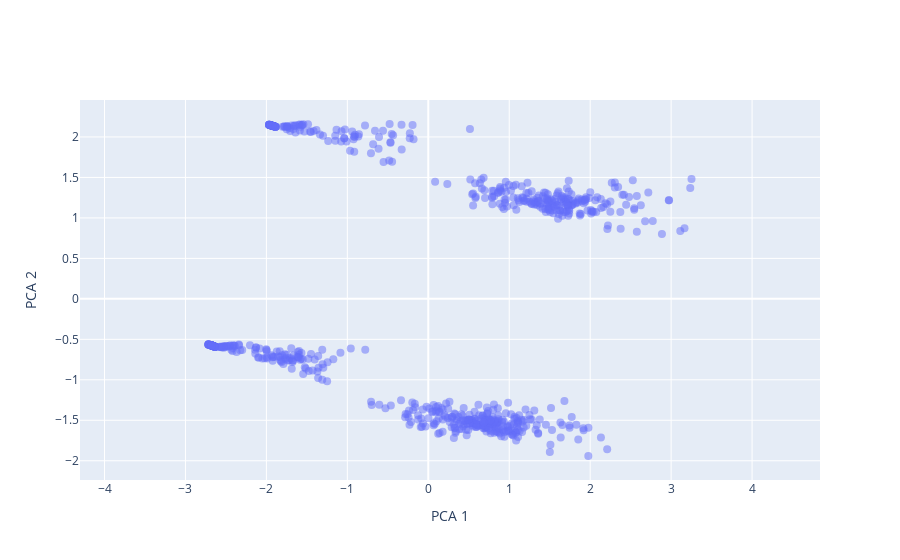

This figure's notebook cell:
### Code cell
#PCA 2D plot
# """axis-label name"""
x_lbl, y_lbl = 'PCA 1', 'PCA 2'

# """data at eact axis to plot"""
x_plot, y_plot = x_pca[:,0], x_pca[:,1]


fig = go.Figure(data=[go.Scatter(x=x_plot, y=y_plot, mode='markers', 
                marker=dict(size=8,opacity=0.5))])
fig.update_layout(xaxis_title=x_lbl, yaxis_title=y_lbl,
    yaxis = dict(scaleanchor = "x",scaleratio = 1) )
fig.show()

### Figure 1 — Plotly figure (JSON) as saved in the notebook; plotly's stock layout.template omitted (floating-point values rounded to 4 significant figures; data arrays with more than 128 entries replaced by an {"elided": "..."} marker saying what was removed)
{"data": [{"marker": {"opacity": 0.5, "size": 8}, "mode": "markers", "type": "scatter", "x": {"elided": "747 float values"}, "y": {"elided": "747 float values"}}], "layout": {"autosize": true, "xaxis": {"autorange": true, "domain": [0, 1], "range": [-7.584, 8.12], "title": {"text": "PCA 1"}, "type": "linear"}, "yaxis": {"autorange": true, "domain": [0, 1], "range": [-2.319, 2.538], "scaleanchor": "x", "scaleratio": 1, "title": {"text": "PCA 2"}, "type": "linear"}}}
